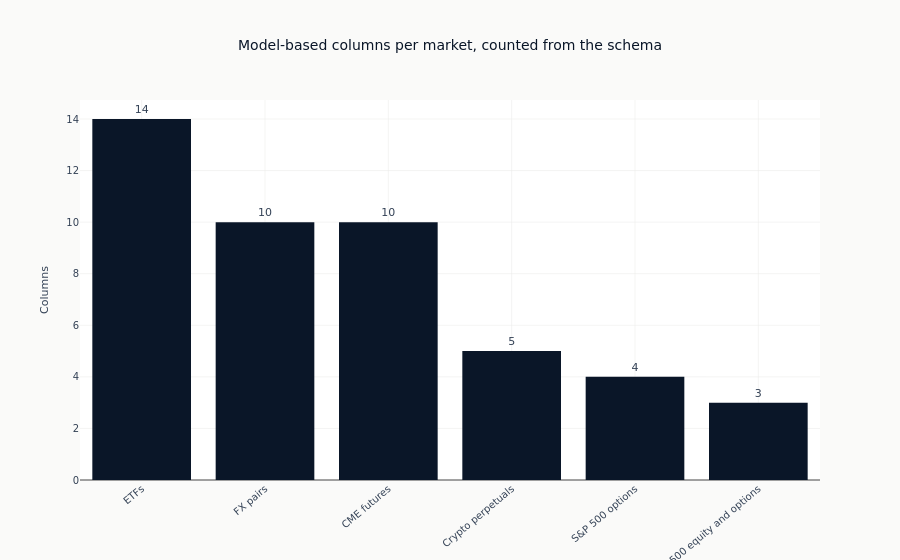

Here is the notebook cell this chart was saved with:
### Markdown cell above
The column worth reading is the count of columns matching no family token. A high value there is
either a market whose model-based features are genuinely something else, or a stage that used a
different word for a family that is present. Which of the two it is cannot be read off this
table, and the sample of names at the end of the notebook is where a reader resolves it: an
abbreviation for a family the chapter spelled out is the second case, and an unfamiliar quantity
is the first.

### Code cell
if family_rows:
    figure = go.Figure(
        go.Bar(
            x=[row["case study"] for row in family_rows],
            y=[row["columns"] for row in family_rows],
            marker_color=COLORS["blue"],
            text=[str(row["columns"]) for row in family_rows],
            textposition="outside",
        )
    )
    figure.update_layout(
        title="Model-based columns per market, counted from the schema",
        yaxis_title="Columns",
        xaxis_tickangle=-40,
    )
    show_plotly_with_alt(
        figure,
        "A bar chart of the number of model-based feature columns each case study produced, "
        "ordered from most to fewest, with the count printed above each bar.",
    )

### Figure 1 — Plotly figure (JSON) as saved in the notebook; plotly's stock layout.template omitted (floating-point values rounded to 4 significant figures)
{"data": [{"marker": {"color": "#0a1628"}, "text": ["14", "10", "10", "5", "4", "3"], "textposition": "outside", "type": "bar", "x": ["ETFs", "FX pairs", "CME futures", "Crypto perpetuals", "S&P 500 options", "S&P 500 equity and options"], "y": [14, 10, 10, 5, 4, 3]}], "layout": {"title": {"text": "Model-based columns per market, counted from the schema"}, "xaxis": {"tickangle": -40}, "yaxis": {"title": {"text": "Columns"}}}}
